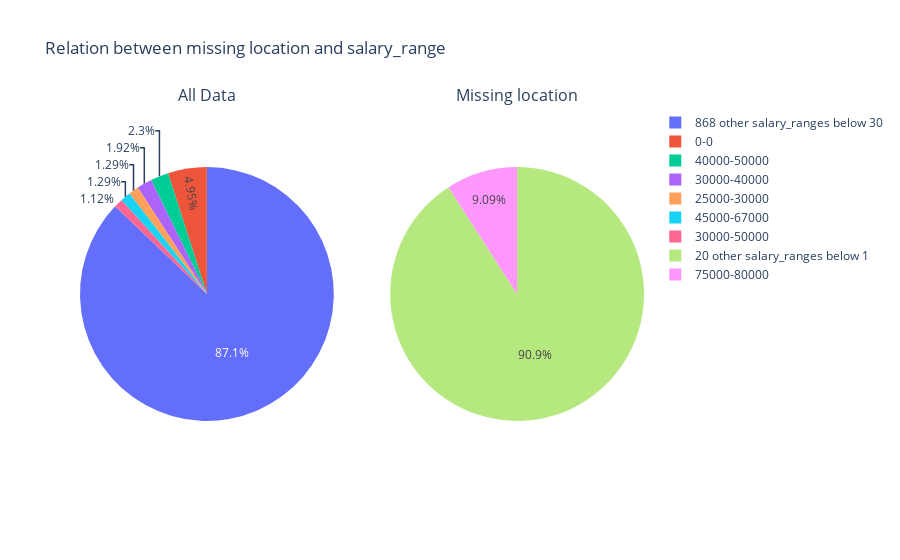

The notebook cell saved with this chart:
### Code cell
plot_relation(all, missing, 'salary_range')

### Figure 1 — Plotly figure (JSON) as saved in the notebook; plotly's stock layout.template omitted (floating-point values rounded to 4 significant figures)
{"data": [{"domain": {"x": [0, 0.45], "y": [0, 1]}, "labels": ["0-0", "40000-50000", "30000-40000", "25000-30000", "45000-67000", "30000-50000", "868 other salary_ranges below 30"], "type": "pie", "values": [142, 66, 55, 37, 37, 32, 2499]}, {"domain": {"x": [0.55, 1], "y": [0, 1]}, "labels": ["75000-80000", "20 other salary_ranges below 1"], "type": "pie", "values": [2, 20]}], "layout": {"annotations": [{"font": {"size": 16}, "showarrow": false, "text": "All Data", "x": 0.225, "xanchor": "center", "xref": "paper", "y": 1, "yanchor": "bottom", "yref": "paper"}, {"font": {"size": 16}, "showarrow": false, "text": "Missing location", "x": 0.775, "xanchor": "center", "xref": "paper", "y": 1, "yanchor": "bottom", "yref": "paper"}], "title": {"text": "Relation between missing location and salary_range"}}}
